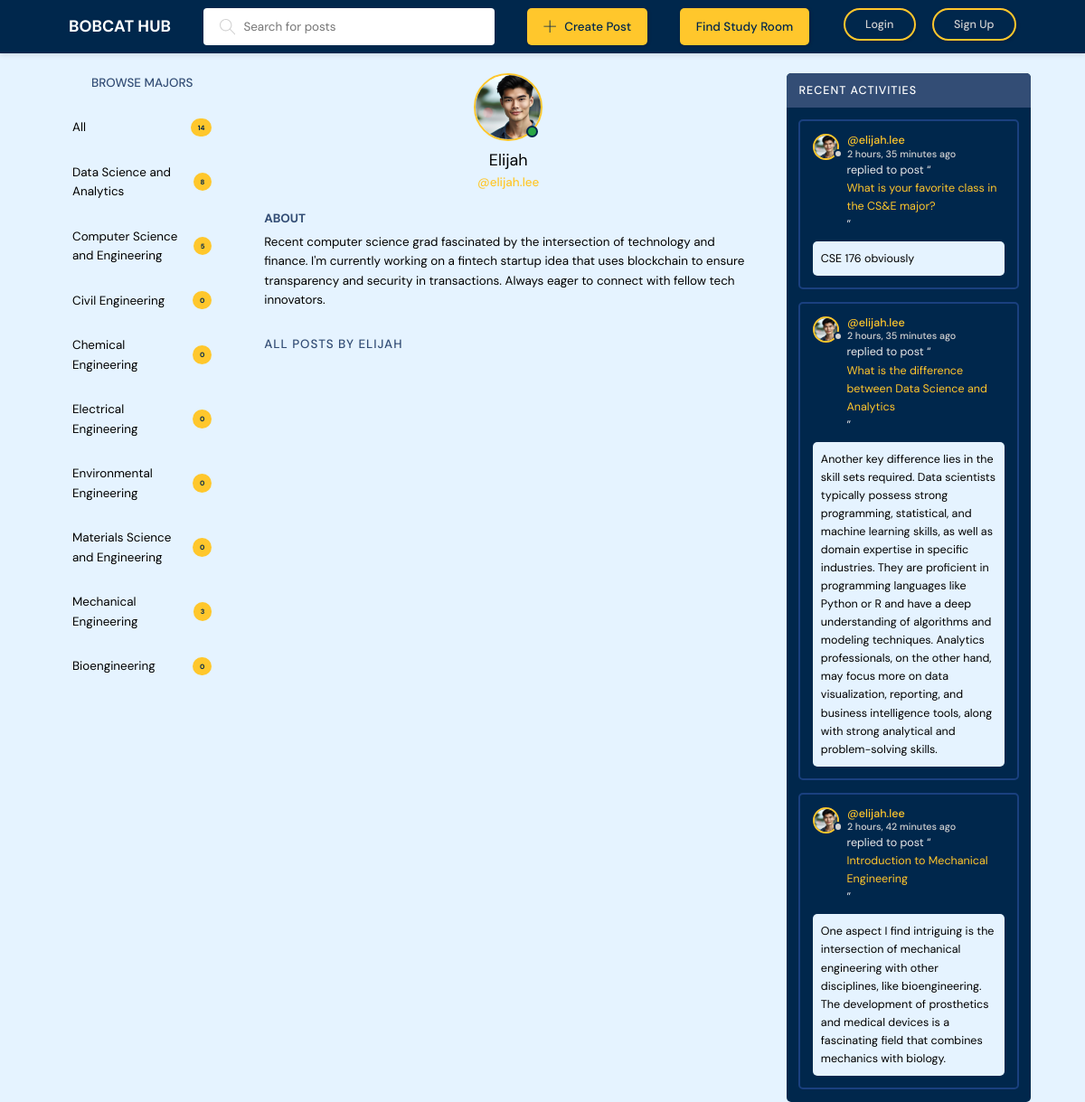
/profile/12/, run on an earlier commit of the app's database.
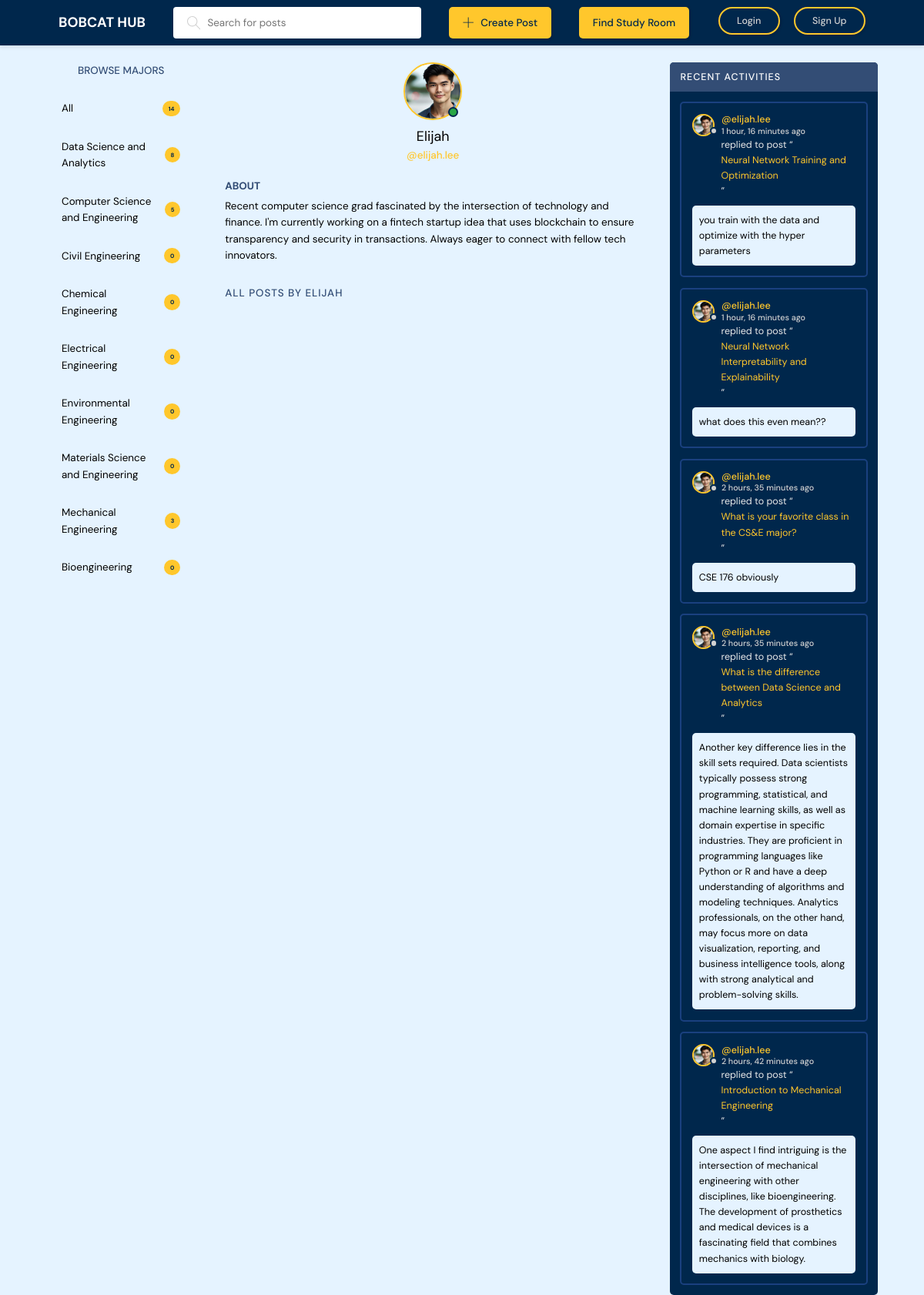
And on a later commit of the database.
### base/models.py (models this page shows, shortened)
class Topic(models.Model):
    name = models.CharField(max_length=200)

class Message(models.Model):
    user = models.ForeignKey(User, on_delete=models.CASCADE)
    room = models.ForeignKey(Room, on_delete=models.CASCADE)
    body = models.TextField()
    upvotes = models.IntegerField(default=0)
    downvotes = models.IntegerField(default=0)
    updated = models.DateTimeField(auto_now=True)
    created = models.DateTimeField(auto_now_add=True)
    class Meta:
        ordering = ['-updated', '-created']

class User(AbstractUser):
    name = models.CharField(max_length=200, null=True)
    email = models.EmailField(unique=True, null=True)
    bio = models.TextField(null=True)
    avatar = models.ImageField(null=True, default="avatar.svg")
    USERNAME_FIELD = 'email'
    REQUIRED_FIELDS = []
    objects = UserManager()  # Attach custom UserManager here

class Room(models.Model):
    host = models.ForeignKey(User, on_delete=models.SET_NULL, null=True)
    topic = models.ForeignKey(Topic, on_delete=models.SET_NULL, null=True)
    name = models.CharField(max_length=200)
    description = models.TextField(null=True, blank=True)
    participants = models.ManyToManyField(User, related_name='participants', blank=True)
    upvotes = models.ManyToManyField(User, related_name='room_upvotes', blank=True)
    downvotes = models.ManyToManyField(User, related_name='room_downvotes', blank=True)
    updated = models.DateTimeField(auto_now=True)
    created = models.DateTimeField(auto_now_add=True)
    class Meta:
        ordering = ['-updated', '-created']
    def __str__(self):
        return self.name

### base/views.py (the view)
# urls.py: path('profile/<str:pk>/', views.userProfile, name="user-profile"),
def userProfile(request, pk):
    user = User.objects.get(id=pk)
    rooms = user.room_set.all()
    room_messages = user.message_set.all()
    topics = Topic.objects.all()
    context = {'user': user, 'rooms': rooms,
               'room_messages': room_messages, 'topics': topics}
    return render(request, 'base/profile.html', context)

### base/templates/base/profile.html (shortened to what this page needs)
{% extends 'main.html' %}
{% block content %}
<main class="profile-page layout layout--3">
  <div class="container">
    {% include 'base/topics_component.html' %}
    <div class="roomList">
      <div class="profile">
        <div class="profile__avatar">
          <div class="avatar avatar--large active">
            <img src="{{user.avatar.url}}" />
          </div>
        </div>
        <div class="profile__info">
          <h3>{{user.name}}</h3>
          <p>@{{user.username}}</p>
        </div>
        <div class="profile__about">
          <h3>About</h3>
          <p class="light-background">
            {{user.bio}}
          </p>
        </div>
      </div>
      <div class="roomList__header">
        <div>
          <h2>ALl posts by {{user.name}}
          </h2>
        </div>
      </div>
    </div>
    {% include 'base/activity_component.html' %}
  </div>
</main>
{% endblock content %}

### base/templates/base/topics_component.html
<div class="topics">
  <div class="topics__header">
    <h2>Browse Majors</h2>
  </div>
  <ul class="topics__list light-background">
    <li>
      <a href="{% url 'home' %}" class="{% if request.path == '/' and not request.GET.q %}active{% endif %}"
        >All <span>{{topics.count}}</span></a
      >
    </li>
    {% for topic in topics %}
    <li>
      <a href="{% url 'home' %}?q={{topic.name}}" class="{% if request.GET.q == topic.name %}active{% endif %}"
        >{{topic.name}}<span>{{topic.room_set.all.count}}</span></a
      >
    </li>
    {% endfor %}
  </ul>
</div>

### base/templates/base/activity_component.html (shortened to what this page needs)
<div class="activities">
  <div class="activities__header">
    <h2>Recent Activities</h2>
  </div>
  {% for message in room_messages %}
  <div class="activities__box">
    <div class="activities__boxHeader roomListRoom__header">
      <a href="{% url 'user-profile' message.user.id %}" class="roomListRoom__author">
        <div class="avatar avatar--small">
          <img src="{{message.user.avatar.url}}" />
        </div>
        <p>
          @{{message.user.username}}
          <span>{{message.created|timesince}} ago</span>
        </p>
      </a>
    </div>
    <div class="activities__boxContent">
      <p>replied to post “<a href="{% url 'room' message.room.id %}">{{message.room}}</a>”</p>
      <div class="activities__boxRoomContent light-background">{{message.body}}</div>
    </div>
  </div>
  {% endfor %}
</div>

What changed in the data, as far as the page shows it:
added Message: user.avatar (picture), user.username "elijah.lee", created "1 hour, 16 minutes", room "Neural Network Training and Optimization", body "you train with the data and optimize with the hyper parameters"
added Message: user.avatar (picture), user.username "elijah.lee", created "1 hour, 16 minutes", room "Neural Network Interpretability and Explainability", body "what does this even mean??"
